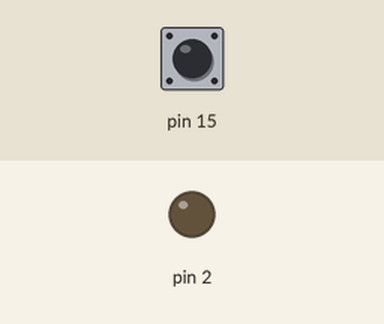
A sketch run on a simulated Arduino Uno, built with avr-gcc and run on an emulated ATmega328P. On the bench: output pins drawn as LEDs (lit = HIGH). The inputs (shaded band) are chosen by the test bench; at power-on: pin 15 HIGH.

Above: at 1.2 s.
1.3 s: pin 15 pulled LOW for 0.15 s
At 1.37 s:
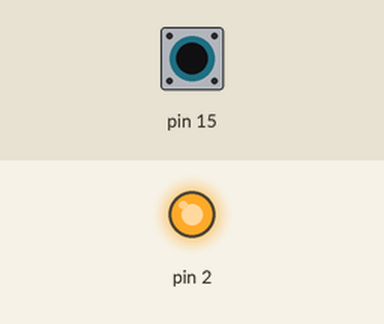
2.9 s: pin 15 pulled LOW for 3.2 s
At 6.7 s:
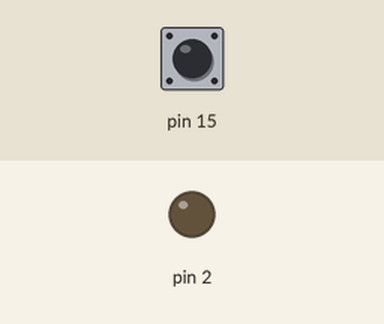
Timing chart, 0 to 8.2 s (numbered marks = the images above; inputs shaded):
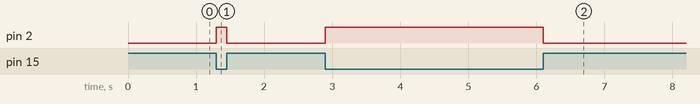

The sketch:

111_1nc_icon.ico.ino
```cpp
void setup() {
  pinMode(2,OUTPUT);
  pinMode(15,INPUT_PULLUP);
  Serial.begin(9600);
}

void loop() {
  int wsInput = digitalRead(15);

  if(wsInput == LOW)
      digitalWrite(2,HIGH);
    else
      digitalWrite(2,LOW);

}
```

Measured:
- after the input at 1.3 s, pin 2: LOW → HIGH at once, → LOW 0.15 s later
- after the input at 2.9 s, pin 2: LOW → HIGH at once, → LOW 3.2 s later
